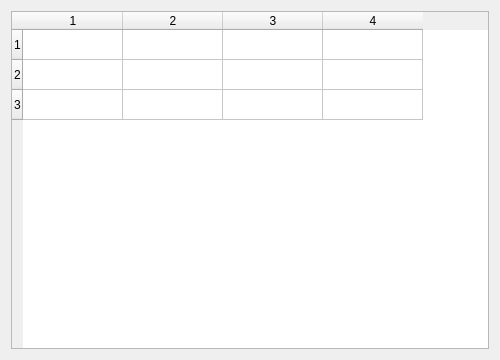
<?xml version="1.0" encoding="UTF-8"?>
<ui version="4.0"><class>Dialog</class><widget class="QDialog" name="Dialog"><property name="geometry"><rect><x>0</x><y>0</y><width>500</width><height>360</height></rect></property><property name="windowTitle"><string>Table 3x4</string></property><layout class="QVBoxLayout" name="verticalLayout"><property name="leftMargin"><number>11</number></property><property name="topMargin"><number>11</number></property><property name="rightMargin"><number>11</number></property><property name="bottomMargin"><number>11</number></property><property name="spacing"><number>6</number></property><item><widget class="QTableWidget" name="table"><property name="rowCount"><number>3</number></property><property name="columnCount"><number>4</number></property></widget></item></layout></widget></ui>
